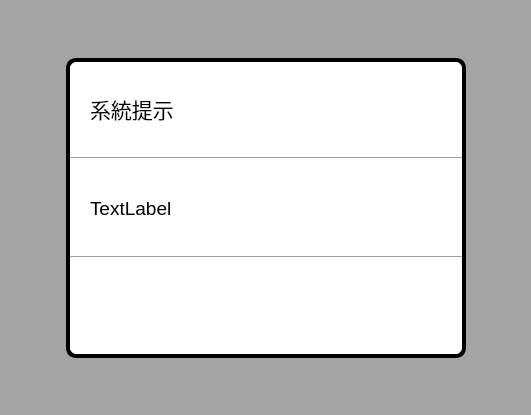
<?xml version="1.0" encoding="UTF-8"?>
<ui version="4.0">
 <class>DialogMsg</class>
 <widget class="QWidget" name="DialogMsg">
  <property name="geometry">
   <rect>
    <x>0</x>
    <y>0</y>
    <width>531</width>
    <height>415</height>
   </rect>
  </property>
  <property name="windowTitle">
   <string>Form</string>
  </property>
  <layout class="QGridLayout" name="gridLayout">
   <property name="leftMargin">
    <number>0</number>
   </property>
   <property name="topMargin">
    <number>0</number>
   </property>
   <property name="rightMargin">
    <number>0</number>
   </property>
   <property name="bottomMargin">
    <number>0</number>
   </property>
   <property name="spacing">
    <number>0</number>
   </property>
   <item row="0" column="0">
    <widget class="QWidget" name="wBg" native="true">
     <property name="styleSheet">
      <string notr="true">QWidget#wBg{background-color: rgb(0, 0, 0, 80);}</string>
     </property>
     <layout class="QGridLayout" name="gridLayout_2">
      <property name="leftMargin">
       <number>0</number>
      </property>
      <property name="topMargin">
       <number>0</number>
      </property>
      <property name="rightMargin">
       <number>0</number>
      </property>
      <property name="bottomMargin">
       <number>0</number>
      </property>
      <property name="spacing">
       <number>0</number>
      </property>
      <item row="0" column="0">
       <widget class="ItemButton" name="wMask" native="true">
        <layout class="QGridLayout" name="gridLayout_6">
         <item row="0" column="1">
          <spacer name="verticalSpacer">
           <property name="orientation">
            <enum>Qt::Vertical</enum>
           </property>
           <property name="sizeHint" stdset="0">
            <size>
             <width>20</width>
             <height>32</height>
            </size>
           </property>
          </spacer>
         </item>
         <item row="1" column="0">
          <spacer name="horizontalSpacer">
           <property name="orientation">
            <enum>Qt::Horizontal</enum>
           </property>
           <property name="sizeHint" stdset="0">
            <size>
             <width>41</width>
             <height>20</height>
            </size>
           </property>
          </spacer>
         </item>
         <item row="1" column="1">
          <widget class="QWidget" name="wFrame" native="true">
           <property name="minimumSize">
            <size>
             <width>400</width>
             <height>300</height>
            </size>
           </property>
           <property name="styleSheet">
            <string notr="true">
QWidget#wFrame{
background-color: rgb(255, 255, 255);

                            border: 4px solid black;
                               border-radius: 10px;
                               padding: 0 8px;
                               background: white;
                        selection-background-color: darkgray;

}</string>
           </property>
           <layout class="QVBoxLayout" name="verticalLayout">
            <property name="leftMargin">
             <number>4</number>
            </property>
            <property name="rightMargin">
             <number>4</number>
            </property>
            <item>
             <widget class="QWidget" name="wTitle" native="true">
              <property name="styleSheet">
               <string notr="true">background-color: rgb(255, 255, 255);</string>
              </property>
              <layout class="QGridLayout" name="gridLayout_3">
               <property name="leftMargin">
                <number>20</number>
               </property>
               <item row="0" column="0">
                <widget class="QLabel" name="lbTitle">
                 <property name="font">
                  <font>
                   <pointsize>16</pointsize>
                  </font>
                 </property>
                 <property name="styleSheet">
                  <string notr="true">background-color: rgb(255, 255, 255);</string>
                 </property>
                 <property name="text">
                  <string>系統提示</string>
                 </property>
                 <property name="alignment">
                  <set>Qt::AlignLeading|Qt::AlignLeft|Qt::AlignVCenter</set>
                 </property>
                 <property name="margin">
                  <number>0</number>
                 </property>
                </widget>
               </item>
              </layout>
             </widget>
            </item>
            <item>
             <widget class="Line" name="line">
              <property name="orientation">
               <enum>Qt::Horizontal</enum>
              </property>
             </widget>
            </item>
            <item>
             <widget class="QWidget" name="wBody" native="true">
              <property name="styleSheet">
               <string notr="true">background-color: rgb(255, 255, 255);</string>
              </property>
              <layout class="QGridLayout" name="gridLayout_4">
               <property name="leftMargin">
                <number>20</number>
               </property>
               <property name="rightMargin">
                <number>20</number>
               </property>
               <item row="0" column="0">
                <widget class="QLabel" name="lbBody">
                 <property name="sizePolicy">
                  <sizepolicy hsizetype="Preferred" vsizetype="Minimum">
                   <horstretch>0</horstretch>
                   <verstretch>0</verstretch>
                  </sizepolicy>
                 </property>
                 <property name="font">
                  <font>
                   <pointsize>14</pointsize>
                  </font>
                 </property>
                 <property name="text">
                  <string>TextLabel</string>
                 </property>
                 <property name="alignment">
                  <set>Qt::AlignLeading|Qt::AlignLeft|Qt::AlignVCenter</set>
                 </property>
                 <property name="wordWrap">
                  <bool>true</bool>
                 </property>
                </widget>
               </item>
              </layout>
             </widget>
            </item>
            <item>
             <widget class="Line" name="line_2">
              <property name="orientation">
               <enum>Qt::Horizontal</enum>
              </property>
             </widget>
            </item>
            <item>
             <widget class="QWidget" name="wBottom" native="true">
              <property name="styleSheet">
               <string notr="true">background-color: rgb(255, 255, 255);</string>
              </property>
              <layout class="QGridLayout" name="gridLayout_5">
               <property name="leftMargin">
                <number>20</number>
               </property>
               <property name="topMargin">
                <number>20</number>
               </property>
               <property name="rightMargin">
                <number>20</number>
               </property>
               <property name="bottomMargin">
                <number>20</number>
               </property>
               <item row="0" column="0">
                <widget class="ItemButton" name="btnBottom" native="true">
                 <property name="styleSheet">
                  <string notr="true">color: rgb(212, 61, 43);</string>
                 </property>
                </widget>
               </item>
              </layout>
             </widget>
            </item>
           </layout>
          </widget>
         </item>
         <item row="1" column="2">
          <spacer name="horizontalSpacer_2">
           <property name="orientation">
            <enum>Qt::Horizontal</enum>
           </property>
           <property name="sizeHint" stdset="0">
            <size>
             <width>40</width>
             <height>20</height>
            </size>
           </property>
          </spacer>
         </item>
         <item row="2" column="1">
          <spacer name="verticalSpacer_2">
           <property name="orientation">
            <enum>Qt::Vertical</enum>
           </property>
           <property name="sizeHint" stdset="0">
            <size>
             <width>20</width>
             <height>33</height>
            </size>
           </property>
          </spacer>
         </item>
        </layout>
       </widget>
      </item>
     </layout>
    </widget>
   </item>
  </layout>
 </widget>
 <customwidgets>
  <customwidget>
   <class>ItemButton</class>
   <extends>QWidget</extends>
   <header>ItemButton.h</header>
   <container>1</container>
  </customwidget>
 </customwidgets>
 <resources/>
 <connections/>
</ui>
